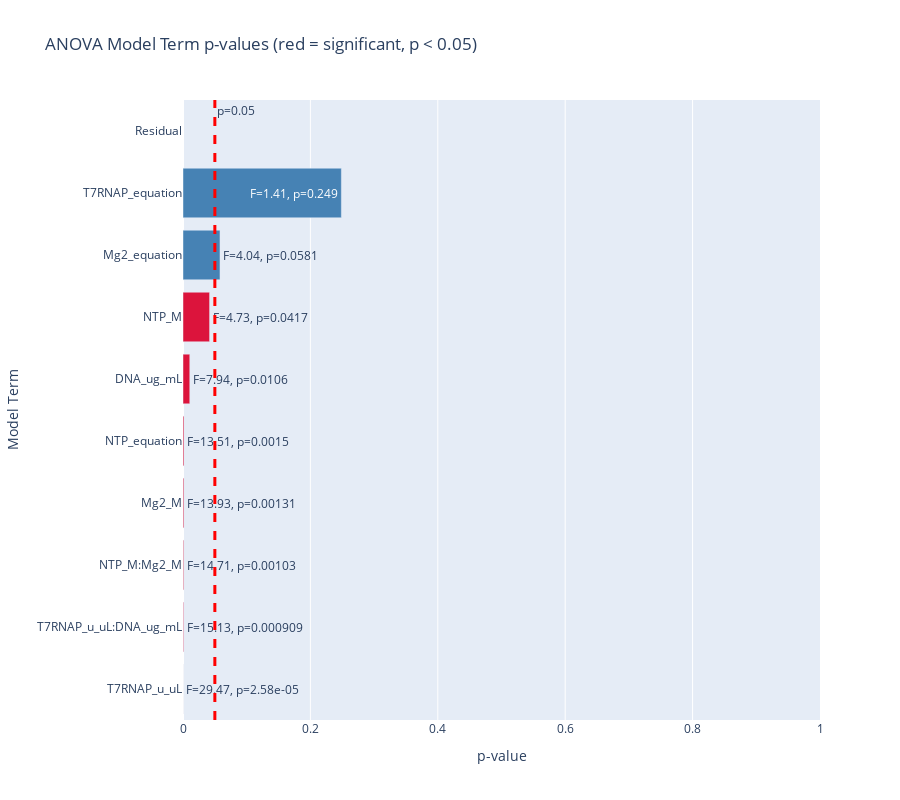

Write notebook code for a chart like this one.
### Code cell
ntp = experimental_conditions[schema.IVTReactionSchema.NTP_M.value].values.ravel()
ntp_equation = -6211.270 * ntp**2 + 452.617 * ntp**1 + -1.803 * ntp**0
t7_rnap = experimental_conditions[
    schema.IVTReactionSchema.T7RNAP_u_uL.value
].values.ravel()
t7_rnap_equation = 0.000 * t7_rnap**2 - 0.011 * t7_rnap + 3.138 * t7_rnap**0
mg2 = experimental_conditions[schema.IVTReactionSchema.Mg2_M.value].values.ravel()
mg2_equation = -2194.313 * mg2**2 + 264.660 * mg2 + -1.711 * mg2**0
# Use descriptive variable names
anova_data = pd.DataFrame(
    data={
        "RNA_Yield": response.values.ravel(),
        "NTP_M": experimental_conditions[X_columns[0]].values.ravel(),
        "T7RNAP_u_uL": experimental_conditions[X_columns[1]].values.ravel(),
        "DNA_ug_mL": experimental_conditions[X_columns[2]].values.ravel(),
        "Mg2_M": experimental_conditions[X_columns[3]].values.ravel(),
        "NTP_equation": ntp_equation,
        "T7RNAP_equation": t7_rnap_equation,
        "Mg2_equation": mg2_equation,
    }
)

# Build formula with all main effects and all interaction effects (up to 5-way)
formula = "RNA_Yield ~ NTP_M + T7RNAP_u_uL + Mg2_M + NTP_M * Mg2_M + T7RNAP_u_uL * DNA_ug_mL + NTP_equation + T7RNAP_equation + Mg2_equation"

lm = ols(formula=formula, data=anova_data).fit()

# Show full model summary
print(lm.summary())

# ANOVA table
anova_results = anova_lm(lm)
print("\nANOVA Table:")
print(anova_results)

# Extract p-values and F-statistics
anova_results = anova_results.reset_index().rename(columns={"index": "Term"})
anova_results["Significant"] = anova_results["PR(>F)"] < 0.05

# Plot p-values for all terms
fig = go.Figure(
    data=[
        go.Bar(
            y=anova_results["Term"],
            x=anova_results["PR(>F)"],
            orientation="h",
            marker_color=[
                "crimson" if sig else "steelblue"
                for sig in anova_results["Significant"]
            ],
            text=[
                f"F={fval:.2f}, p={pval:.3g}"
                for fval, pval in zip(anova_results["F"], anova_results["PR(>F)"])
            ],
            hoverinfo="text",
        )
    ]
)

fig.add_vline(
    x=0.05,
    line_width=3,
    line_dash="dash",
    line_color="red",
    annotation_text="p=0.05",
    annotation_position="top right",
)
fig.update_xaxes(title="p-value", range=[0, 1])
fig.update_yaxes(title="Model Term")
fig.update_layout(
    barmode="stack",
    title_text="ANOVA Model Term p-values (red = significant, p < 0.05)",
    yaxis={"categoryorder": "total ascending"},
    height=800,
)

### Figure 1 — Plotly figure (JSON) as saved in the notebook; plotly's stock layout.template omitted (floating-point values rounded to 4 significant figures)
{"data": [{"hoverinfo": "text", "marker": {"color": ["crimson", "crimson", "crimson", "crimson", "crimson", "crimson", "crimson", "steelblue", "steelblue", "steelblue"]}, "orientation": "h", "text": ["F=4.73, p=0.0417", "F=29.47, p=2.58e-05", "F=13.93, p=0.00131", "F=14.71, p=0.00103", "F=7.94, p=0.0106", "F=15.13, p=0.000909", "F=13.51, p=0.0015", "F=1.41, p=0.249", "F=4.04, p=0.0581", "F=nan, p=nan"], "type": "bar", "x": [0.04172, 2.584e-05, 0.001315, 0.001035, 0.01064, 0.0009092, 0.001498, 0.2486, 0.05807, NaN], "y": ["NTP_M", "T7RNAP_u_uL", "Mg2_M", "NTP_M:Mg2_M", "DNA_ug_mL", "T7RNAP_u_uL:DNA_ug_mL", "NTP_equation", "T7RNAP_equation", "Mg2_equation", "Residual"]}], "layout": {"annotations": [{"showarrow": false, "text": "p=0.05", "x": 0.05, "xanchor": "left", "xref": "x", "y": 1, "yanchor": "top", "yref": "y domain"}], "barmode": "stack", "height": 800, "shapes": [{"line": {"color": "red", "dash": "dash", "width": 3}, "type": "line", "x0": 0.05, "x1": 0.05, "xref": "x", "y0": 0, "y1": 1, "yref": "y domain"}], "title": {"text": "ANOVA Model Term p-values (red = significant, p < 0.05)"}, "xaxis": {"range": [0, 1], "title": {"text": "p-value"}}, "yaxis": {"categoryorder": "total ascending", "title": {"text": "Model Term"}}}}
